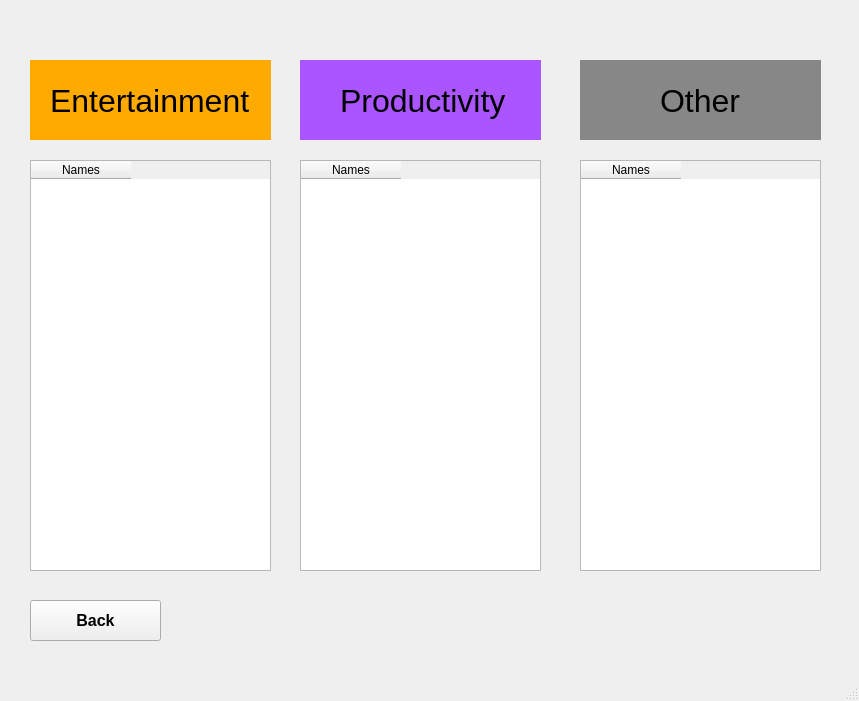
<?xml version="1.0" encoding="UTF-8"?>
<ui version="4.0">
 <class>MainWindow</class>
 <widget class="QMainWindow" name="MainWindow">
  <property name="geometry">
   <rect>
    <x>0</x>
    <y>0</y>
    <width>859</width>
    <height>701</height>
   </rect>
  </property>
  <property name="windowTitle">
   <string>MainWindow</string>
  </property>
  <property name="styleSheet">
   <string notr="true"/>
  </property>
  <widget class="QWidget" name="centralwidget">
   <widget class="QWidget" name="EntertainmentLabel_2" native="true">
    <property name="geometry">
     <rect>
      <x>30</x>
      <y>60</y>
      <width>241</width>
      <height>80</height>
     </rect>
    </property>
    <property name="styleSheet">
     <string notr="true">background-color: rgb(255, 170, 0);</string>
    </property>
    <widget class="QLabel" name="EntertainmentLabel">
     <property name="geometry">
      <rect>
       <x>20</x>
       <y>0</y>
       <width>211</width>
       <height>81</height>
      </rect>
     </property>
     <property name="font">
      <font>
       <pointsize>24</pointsize>
      </font>
     </property>
     <property name="text">
      <string>Entertainment</string>
     </property>
    </widget>
   </widget>
   <widget class="QWidget" name="widget" native="true">
    <property name="geometry">
     <rect>
      <x>300</x>
      <y>60</y>
      <width>241</width>
      <height>80</height>
     </rect>
    </property>
    <property name="styleSheet">
     <string notr="true">background-color: rgb(170, 85, 255);</string>
    </property>
    <widget class="QLabel" name="EntertainmentLabel_3">
     <property name="geometry">
      <rect>
       <x>40</x>
       <y>0</y>
       <width>201</width>
       <height>81</height>
      </rect>
     </property>
     <property name="font">
      <font>
       <pointsize>24</pointsize>
      </font>
     </property>
     <property name="text">
      <string>Productivity</string>
     </property>
    </widget>
   </widget>
   <widget class="QWidget" name="widget_2" native="true">
    <property name="geometry">
     <rect>
      <x>580</x>
      <y>60</y>
      <width>241</width>
      <height>80</height>
     </rect>
    </property>
    <property name="styleSheet">
     <string notr="true">background-color: rgb(135, 135, 135);</string>
    </property>
    <widget class="QLabel" name="EntertainmentLabel_4">
     <property name="geometry">
      <rect>
       <x>80</x>
       <y>0</y>
       <width>211</width>
       <height>81</height>
      </rect>
     </property>
     <property name="font">
      <font>
       <pointsize>24</pointsize>
      </font>
     </property>
     <property name="text">
      <string>Other</string>
     </property>
    </widget>
   </widget>
   <widget class="QPushButton" name="BackButton">
    <property name="geometry">
     <rect>
      <x>30</x>
      <y>600</y>
      <width>131</width>
      <height>41</height>
     </rect>
    </property>
    <property name="font">
     <font>
      <pointsize>12</pointsize>
      <weight>75</weight>
      <bold>true</bold>
     </font>
    </property>
    <property name="text">
     <string>Back</string>
    </property>
   </widget>
   <widget class="QTableWidget" name="EntertainmentTable">
    <property name="geometry">
     <rect>
      <x>30</x>
      <y>160</y>
      <width>241</width>
      <height>411</height>
     </rect>
    </property>
    <column>
     <property name="text">
      <string>Names</string>
     </property>
    </column>
   </widget>
   <widget class="QTableWidget" name="ProductivityTable">
    <property name="geometry">
     <rect>
      <x>300</x>
      <y>160</y>
      <width>241</width>
      <height>411</height>
     </rect>
    </property>
    <column>
     <property name="text">
      <string>Names</string>
     </property>
    </column>
   </widget>
   <widget class="QTableWidget" name="OtherTable">
    <property name="geometry">
     <rect>
      <x>580</x>
      <y>160</y>
      <width>241</width>
      <height>411</height>
     </rect>
    </property>
    <column>
     <property name="text">
      <string>Names</string>
     </property>
    </column>
   </widget>
  </widget>
  <widget class="QMenuBar" name="menubar">
   <property name="geometry">
    <rect>
     <x>0</x>
     <y>0</y>
     <width>859</width>
     <height>21</height>
    </rect>
   </property>
  </widget>
  <widget class="QStatusBar" name="statusbar"/>
 </widget>
 <resources/>
 <connections/>
</ui>
